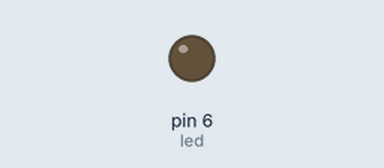
Recording of a sketch running on a simulated Arduino Uno, built with avr-gcc and run on an emulated ATmega328P. Parts: output pins drawn as LEDs (lit = HIGH).

Above: at 0.05 s.
At 0.45 s:
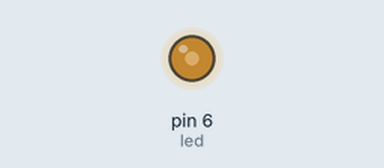
At 0.7 s:
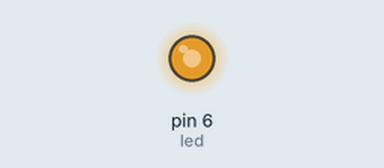
At 1.35 s:
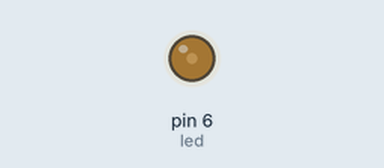
Timing chart, 0 to 3.5 s (numbered marks = the images above):
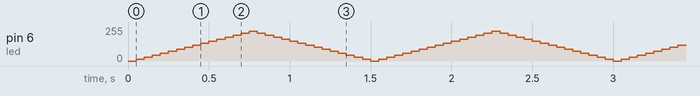

The sketch:

Adjust_brightness.ino
```cpp
/*
  LED Brightness Control (Fading Effect)

  Description:
  - This program gradually increases and decreases the brightness of an LED
    using PWM (Pulse Width Modulation).
  - The brightness changes in steps and reverses direction when it reaches
    maximum or minimum.

  Wiring:
  - Connect the anode (+) of the LED to pin 6 (with a 220Ω resistor).
  - Connect the cathode (–) of the LED to GND.
*/

int led = 6;       // PWM pin connected to LED
int value = 0;     // Current brightness level (0–255)
int step = 15;     // Amount to increase or decrease brightness each time

void setup() {
  pinMode(led, OUTPUT);
}

void loop() {
  analogWrite(led, value);     // Set brightness level
  value = value + step;        // Update brightness value

  // Reverse direction at limits
  if (value <= 0 || value >= 225) {
    step = -step;
  }

  delay(50);                   // Small delay for smooth fading
}
```
